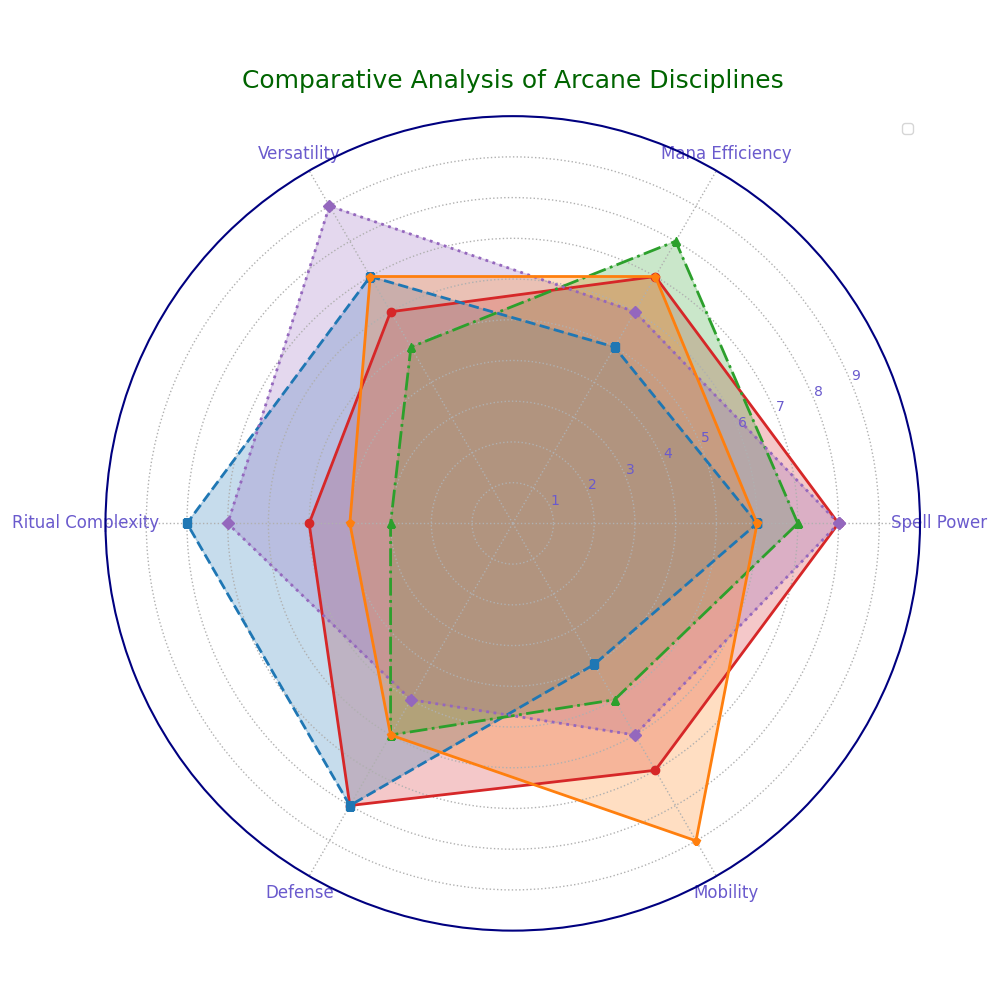

Source code (Python):
import numpy as np
import matplotlib.pyplot as plt

abilities = ['Spell Power', 'Mana Efficiency', 'Versatility', 'Ritual Complexity', 'Defense', 'Mobility']
num_vars = len(abilities)

arcane_discs_data = {
    'Elemental Magic': [8, 7, 6, 5, 8, 7],
    'Necromancy': [6, 5, 7, 8, 8, 4],
    'Divination': [7, 8, 5, 3, 6, 5],
    'Enchantments': [8, 6, 9, 7, 5, 6],
    'Illusions': [6, 7, 7, 4, 6, 9]
}

angles = np.linspace(0, 2 * np.pi, num_vars, endpoint=False).tolist()
angles += angles[:1]

fig, ax = plt.subplots(figsize=(10, 10), subplot_kw=dict(polar=True))

# Changed order of colors
colors = ['tab:red', 'tab:blue', 'tab:green', 'tab:purple', 'tab:orange']

# Altering line styles and marker types
line_styles = ['-', '--', '-.', ':', '-']
marker_types = ['o', 's', '^', 'D', 'p']

for (discipline, ratings), color, line_style, marker in zip(arcane_discs_data.items(), colors, line_styles, marker_types):
    ratings += ratings[:1]
    ax.fill(angles, ratings, color=color, alpha=0.25)
    ax.plot(angles, ratings, color=color, linestyle=line_style, linewidth=2, marker=marker)

plt.xticks(angles[:-1], abilities, color='slateblue', size=12)
ax.set_ylim(0, 10)
plt.yticks(range(1, 10), map(str, range(1, 10)), color="slateblue", size=10)

plt.title('Comparative Analysis of Arcane Disciplines', size=18, color='darkgreen', pad=20)
# Moved legend position and removed its title
ax.legend(loc='upper right', fontsize=10)

# Turn on grid for clarity
ax.xaxis.grid(True, linestyle=':', linewidth=1)
ax.yaxis.grid(True, linestyle=':', linewidth=1)

# Changed border thickness and color
ax.spines['polar'].set_visible(True)
ax.spines['polar'].set_color('navy')
ax.spines['polar'].set_linewidth(1.5)

plt.tight_layout()
plt.show()
